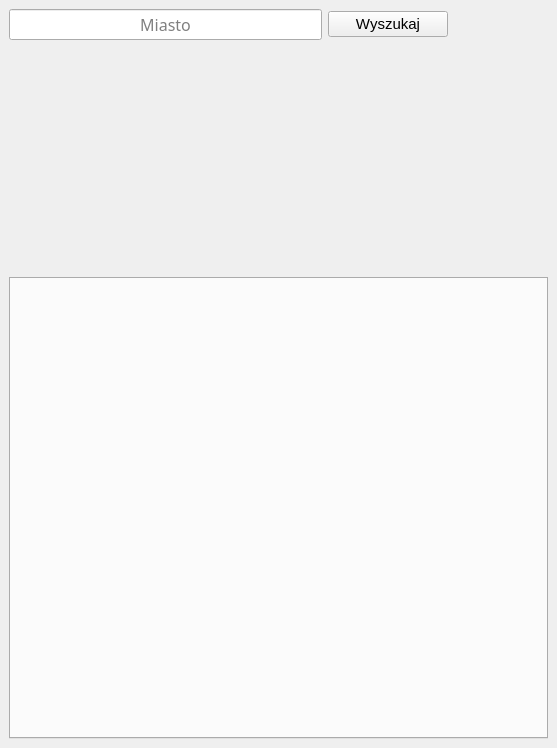
<?xml version="1.0" encoding="UTF-8"?>
<ui version="4.0">
 <class>MainWindow</class>
 <widget class="QMainWindow" name="MainWindow">
  <property name="geometry">
   <rect>
    <x>0</x>
    <y>0</y>
    <width>557</width>
    <height>748</height>
   </rect>
  </property>
  <property name="windowTitle">
   <string>Prognoza pogody</string>
  </property>
  <widget class="QWidget" name="centralwidget">
   <layout class="QVBoxLayout" name="verticalLayout_2">
    <item>
     <layout class="QHBoxLayout" name="horizontalLayout">
      <item>
       <widget class="QLineEdit" name="lineEdit_city">
        <property name="maximumSize">
         <size>
          <width>16777215</width>
          <height>16777215</height>
         </size>
        </property>
        <property name="font">
         <font>
          <family>Corbel</family>
          <pointsize>12</pointsize>
          <bold>false</bold>
         </font>
        </property>
        <property name="text">
         <string/>
        </property>
        <property name="alignment">
         <set>Qt::AlignCenter</set>
        </property>
        <property name="placeholderText">
         <string>Miasto</string>
        </property>
       </widget>
      </item>
      <item>
       <widget class="QPushButton" name="pushButton_button">
        <property name="minimumSize">
         <size>
          <width>120</width>
          <height>0</height>
         </size>
        </property>
        <property name="font">
         <font>
          <pointsize>11</pointsize>
         </font>
        </property>
        <property name="text">
         <string>Wyszukaj</string>
        </property>
       </widget>
      </item>
      <item>
       <spacer name="horizontalSpacer">
        <property name="orientation">
         <enum>Qt::Horizontal</enum>
        </property>
        <property name="sizeType">
         <enum>QSizePolicy::Maximum</enum>
        </property>
        <property name="sizeHint" stdset="0">
         <size>
          <width>100</width>
          <height>20</height>
         </size>
        </property>
       </spacer>
      </item>
     </layout>
    </item>
    <item>
     <spacer name="verticalSpacer">
      <property name="orientation">
       <enum>Qt::Vertical</enum>
      </property>
      <property name="sizeType">
       <enum>QSizePolicy::Maximum</enum>
      </property>
      <property name="sizeHint" stdset="0">
       <size>
        <width>20</width>
        <height>20</height>
       </size>
      </property>
     </spacer>
    </item>
    <item>
     <widget class="QLabel" name="label_city">
      <property name="font">
       <font>
        <pointsize>17</pointsize>
       </font>
      </property>
      <property name="text">
       <string/>
      </property>
      <property name="alignment">
       <set>Qt::AlignCenter</set>
      </property>
     </widget>
    </item>
    <item>
     <layout class="QHBoxLayout" name="horizontalLayout_current">
      <item>
       <spacer name="horizontalSpacer_3">
        <property name="orientation">
         <enum>Qt::Horizontal</enum>
        </property>
        <property name="sizeHint" stdset="0">
         <size>
          <width>40</width>
          <height>20</height>
         </size>
        </property>
       </spacer>
      </item>
      <item>
       <widget class="QLabel" name="label_temp">
        <property name="minimumSize">
         <size>
          <width>300</width>
          <height>150</height>
         </size>
        </property>
        <property name="maximumSize">
         <size>
          <width>300</width>
          <height>150</height>
         </size>
        </property>
        <property name="font">
         <font>
          <family>Calibri Light</family>
          <pointsize>40</pointsize>
         </font>
        </property>
        <property name="text">
         <string/>
        </property>
        <property name="alignment">
         <set>Qt::AlignCenter</set>
        </property>
       </widget>
      </item>
      <item>
       <widget class="QLabel" name="label_icon">
        <property name="minimumSize">
         <size>
          <width>150</width>
          <height>150</height>
         </size>
        </property>
        <property name="maximumSize">
         <size>
          <width>150</width>
          <height>150</height>
         </size>
        </property>
        <property name="font">
         <font>
          <pointsize>20</pointsize>
         </font>
        </property>
        <property name="text">
         <string/>
        </property>
        <property name="alignment">
         <set>Qt::AlignCenter</set>
        </property>
       </widget>
      </item>
      <item>
       <spacer name="horizontalSpacer_2">
        <property name="orientation">
         <enum>Qt::Horizontal</enum>
        </property>
        <property name="sizeHint" stdset="0">
         <size>
          <width>40</width>
          <height>20</height>
         </size>
        </property>
       </spacer>
      </item>
     </layout>
    </item>
    <item>
     <widget class="QLabel" name="label_lastUpdate">
      <property name="font">
       <font>
        <pointsize>11</pointsize>
       </font>
      </property>
      <property name="styleSheet">
       <string notr="true">QLabel{
color: rgb(177, 188, 74);
}
</string>
      </property>
      <property name="text">
       <string/>
      </property>
     </widget>
    </item>
    <item>
     <widget class="QTabWidget" name="tabWidget_forecast">
      <property name="currentIndex">
       <number>-1</number>
      </property>
     </widget>
    </item>
   </layout>
  </widget>
 </widget>
 <resources/>
 <connections/>
</ui>
